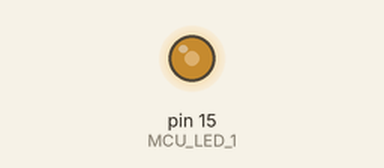
Recording of a sketch running on a simulated Arduino Mega 2560, built with avr-gcc and run on an emulated ATmega2560. Shown: output pins drawn as LEDs (lit = HIGH).

Above: at 0.1 s.
Timing chart, 0 to 1.6 s (numbered marks = the images above):
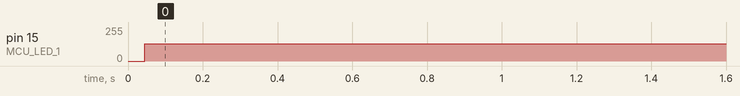

Measured:
- by itself, pin 15 (MCU_LED_1): 0/255 → 128/255 at 0.04 s

The sketch:

acquisitionTimerTest.ino
```cpp
#define MCU_LED_1   15

void configureAcquisitionTimer(){
  TCCR3A = 0;TCCR3B = 0;TCCR3C = 0;
  TCCR3B |= (1 << WGM32) |(1 << CS31)|(1 << CS30);
  TCNT3 = 0;
  OCR3A = 250; //16MHz/64/1000
  TIMSK3 |= (1 << OCIE3A); //Enable Interrupt on compare input 4
}

ISR(TIMER3_COMPA_vect){
  digitalWrite(MCU_LED_1, digitalRead(MCU_LED_1) ^ 1);   // toggle LED pin
}

void setup() {
  Serial.begin(115200);
  pinMode(MCU_LED_1,OUTPUT);
  digitalWrite(MCU_LED_1,LOW);
  configureAcquisitionTimer();
}

void loop() {
  // put your main code here, to run repeatedly:

}
```
